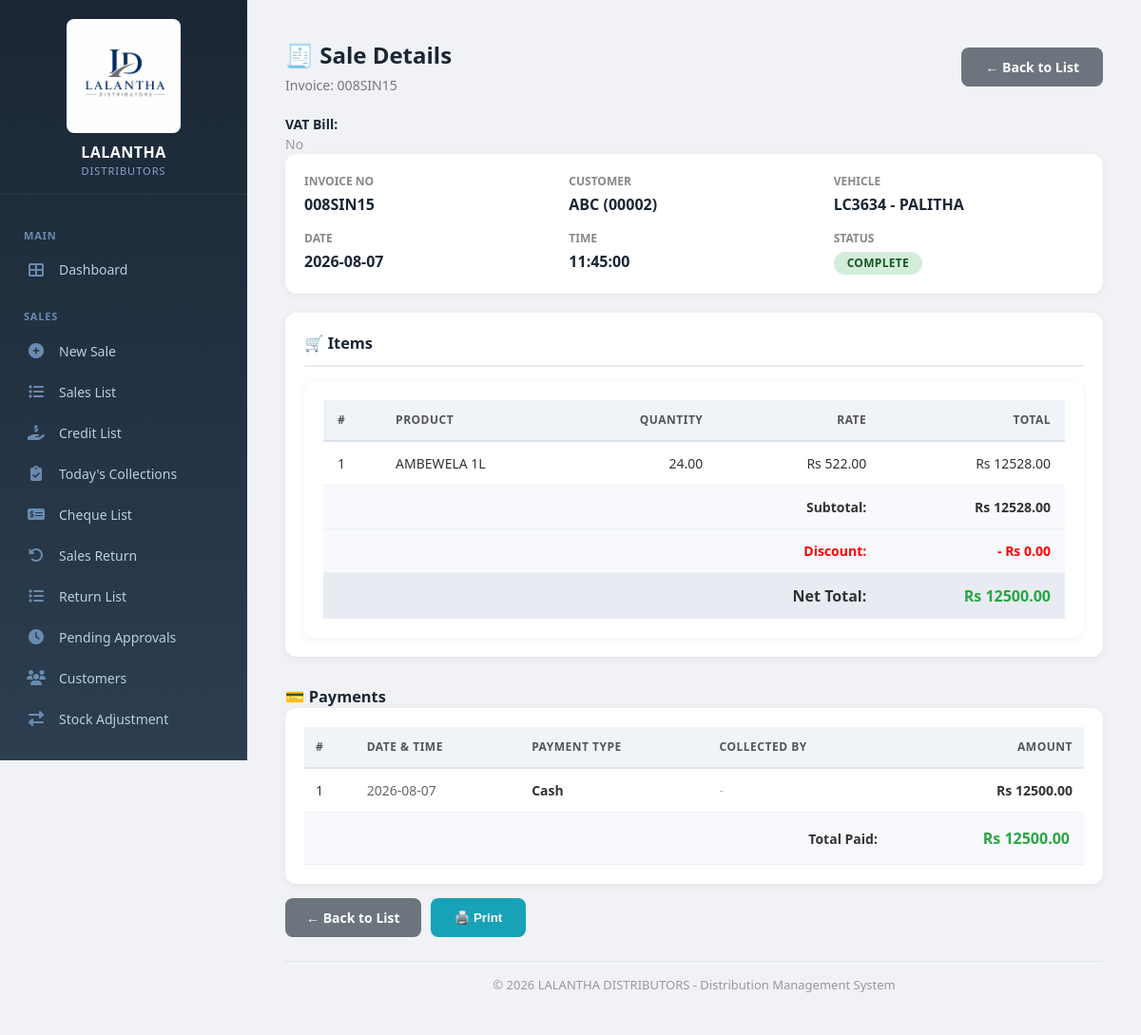
Page /sales-detail/33/ (signed in) on the committed database.
### core/models.py (models this page shows, shortened)
class SalesBill(models.Model):
    STATUS_CHOICES = [
        ('DRAFT', 'Draft'),
        ('PENDING', 'Pending'),      # ✅ ADD THIS
        ('COMPLETED', 'Completed'),
        ('CANCELLED', 'Cancelled'),
    ]
    status = models.CharField(max_length=20, choices=STATUS_CHOICES, default='DRAFT')
    """Header of the sales bill"""
    vehicle = models.ForeignKey(Vehicle, on_delete=models.CASCADE, related_name='bills')
    date = models.DateField(default=date.today)  # ✅ No max/min restrictions
    shop_name = models.CharField(max_length=255)
    shop_code = models.CharField(max_length=50, blank=True, null=True)
    invoice_no = models.CharField(max_length=100, unique=True)
    subtotal = models.DecimalField(max_digits=12, decimal_places=2, default=0)
    discount_total = models.DecimalField(max_digits=12, decimal_places=2, default=0)
    net_total = models.DecimalField(max_digits=12, decimal_places=2, default=0)
    created_at = models.DateTimeField(auto_now_add=True)
    is_vat_bill = models.BooleanField(default=False, help_text="Mark if this is a VAT bill")
    rep = models.ForeignKey('Employee', on_delete=models.SET_NULL, null=True, blank=True, related_name='sales_bills')
    status = models.CharField(max_length=20, choices=[
        ('DRAFT', 'Draft'),
        ('PENDING', 'Pending'),
        ('COMPLETED', 'Completed'),
        ('CANCELLED', 'Cancelled'),
    ], default='DRAFT')
    completed_at = models.DateTimeField(null=True, blank=True)
    completed_by = models.ForeignKey(User, on_delete=models.SET_NULL, null=True, blank=True, related_name='completed_bills')
    RETURN_TYPES = [
        ('NONE', 'No Return'),
        ('GOOD', 'Good Return'),
        ('BAD', 'Bad Return'),
    ]
    is_return = models.BooleanField(default=False)
    return_type = models.CharField(max_length=10, choices=RETURN_TYPES, default='NONE')
    return_reason = models.CharField(max_length=50, blank=True, null=True)
    session = models.ForeignKey(
        'DailySession',
        on_delete=models.SET_NULL,
        null=True,
        blank=True,
        related_name='sales_bills'
    )
    foc_value = models.DecimalField(max_digits=12, decimal_places=2, default=0)  # Track FOC value
    bill_discount_type = models.CharField(max_length=20, choices=[
        ('PERCENTAGE', 'Percentage'),
        ('FIXED', 'Fixed Amount'),
    ], null=True, blank=True)
    bill_discount_value = models.DecimalField(max_digits=10, decimal_places=2, default=0)
    bill_discount_amount = models.DecimalField(max_digits=12, decimal_places=2, default=0)  # Calculated

class Vehicle(models.Model):
    VEHICLE_TYPES = [
        ('Lorry', 'Lorry'),
        ('Van', 'Van'),
        ('Truck', 'Truck'),
        ('Pickup', 'Pickup'),
        ('Tractor', 'Tractor'),
        ('Other', 'Other'),
    ]
    FUEL_TYPES = [
        ('Petrol', 'Petrol'),
        ('Diesel', 'Diesel'),
        ('Electric', 'Electric'),
        ('Hybrid', 'Hybrid'),
    ]
    STATUS_CHOICES = [
        ('ACTIVE', 'Active'),
        ('INACTIVE', 'Inactive'),
        ('MAINTENANCE', 'Under Maintenance'),
    ]
    vehicle_number = models.CharField(max_length=50, unique=True, help_text="e.g., LC-3634")
    vehicle_type = models.CharField(max_length=20, choices=VEHICLE_TYPES, default='Lorry')
    driver_name = models.CharField(max_length=100, help_text="Current driver name")
    is_active = models.BooleanField(default=True)
    status = models.CharField(max_length=20, choices=STATUS_CHOICES, default='ACTIVE')
    registration_number = models.CharField(max_length=50, blank=True, null=True)
    registration_expiry = models.DateField(null=True, blank=True)
    insurance_expiry = models.DateField(null=True, blank=True)
    last_service_date = models.DateField(null=True, blank=True)
    mileage = models.DecimalField(max_digits=12, decimal_places=2, null=True, blank=True, help_text="Current odometer reading")
    fuel_type = models.CharField(max_length=20, choices=FUEL_TYPES, default='Diesel')
    capacity = models.DecimalField(max_digits=10, decimal_places=2, null=True, blank=True, help_text="Weight capacity in tons or volume in liters")
    notes = models.TextField(blank=True, null=True)
    purchase_date = models.DateField(null=True, blank=True)
    purchase_price = models.DecimalField(max_digits=12, decimal_places=2, null=True, blank=True)
    current_value = models.DecimalField(max_digits=12, decimal_places=2, null=True, blank=True, help_text="Optional depreciated value")
    created_at = models.DateTimeField(auto_now_add=True)
    updated_at = models.DateTimeField(auto_now=True)
    class Meta:
        ordering = ['vehicle_number']

class SalesItem(models.Model):
    bill = models.ForeignKey(SalesBill, on_delete=models.CASCADE, related_name='items')
    product = models.ForeignKey(Product, on_delete=models.CASCADE)
    quantity = models.DecimalField(max_digits=12, decimal_places=2)
    rate = models.DecimalField(max_digits=12, decimal_places=2)
    total = models.DecimalField(max_digits=12, decimal_places=2)
    is_foc = models.BooleanField(default=False)
    discount_type = models.CharField(max_length=20, choices=[
        ('PERCENTAGE', 'Percentage'),
        ('FIXED', 'Fixed Amount'),
    ], null=True, blank=True)
    discount_value = models.DecimalField(max_digits=10, decimal_places=2, default=0)
    discounted_rate = models.DecimalField(max_digits=12, decimal_places=2, default=0)
    RETURN_TYPES = [
        ('NONE', 'No Return'),
        ('GOOD', 'Good Return'),
        ('BAD', 'Bad Return'),
    ]
    is_return = models.BooleanField(default=False)
    return_type = models.CharField(max_length=10, choices=SalesBill.RETURN_TYPES, default='NONE')
    return_reason = models.CharField(max_length=50, blank=True, null=True)

class Product(models.Model):
    name = models.CharField(max_length=200)
    code = models.CharField(max_length=50, unique=True)
    category = models.ForeignKey('Category', on_delete=models.SET_NULL, null=True, blank=True)
    unit = models.CharField(max_length=20)
    cost_price = models.DecimalField(max_digits=15, decimal_places=2, default=0)
    selling_price = models.DecimalField(max_digits=15, decimal_places=2, default=0)
    description = models.TextField(blank=True, null=True)
    notes = models.TextField(blank=True, null=True)
    is_active = models.BooleanField(default=True)
    created_at = models.DateTimeField(auto_now_add=True)
    updated_at = models.DateTimeField(auto_now=True)

class Payment(models.Model):
    PAYMENT_TYPES = [
        ('Cash', 'Cash'),
        ('Credit', 'Credit'),
        ('Cheque', 'Cheque'),
    ]
    bill = models.ForeignKey(SalesBill, on_delete=models.CASCADE, related_name='payments')
    type = models.CharField(max_length=10, choices=PAYMENT_TYPES)
    amount = models.DecimalField(max_digits=12, decimal_places=2)
    payment_date = models.DateField(null=True, blank=True)
    is_reversed = models.BooleanField(default=False)
    reversed_at = models.DateTimeField(blank=True, null=True)
    reversed_by = models.ForeignKey(User, on_delete=models.SET_NULL, null=True, blank=True, related_name='reversed_payments')
    reversed_cheque = models.ForeignKey('Cheque', on_delete=models.SET_NULL, null=True, blank=True)
    collected_by_vehicle = models.ForeignKey(
        'Vehicle',
        on_delete=models.SET_NULL,
        null=True,
        blank=True,
        related_name='payments_collected'
    )
    created_at = models.DateTimeField(auto_now_add=True)

### core/decorators.py (the view)
        def wrapper(request, *args, **kwargs):
            if not request.user.is_authenticated:
                messages.error(request, 'Please login first.')
                return redirect('/login/')  # ✅ Always returns
            try:
                profile = request.user.profile
                if profile.has_permission(permission):
                    return view_func(request, *args, **kwargs)  # ✅ Returns view response
                else:
                    messages.error(request, f'You do not have permission to access this page. Required: {permission}')
                    return redirect('/reports/')  # ✅ Always returns
            except UserProfile.DoesNotExist:
                messages.error(request, 'User profile not found. Please contact admin.')
                return redirect('/logout/')  # ✅ Always returns

### core/templates/core/sales_detail.html (shortened to what this page needs)
{% extends 'core/base.html' %}
{% load static %}
{% block content %}
<div class="container">
    <div class="page-title">
        <div>
            <h2>🧾 Sale Details</h2>
            <span class="subtitle">Invoice: {{ bill.invoice_no }}</span>
        </div>
        <a href="/sales-list/" class="btn" style="background:#6c757d;">← Back to List</a>
    </div>
    <div><strong>VAT Bill:</strong><br>
        {% if bill.is_vat_bill %}
            <span style="color:#28a745; font-weight:600;">🧾 YES</span>
        {% else %}
            <span style="color:#999;">No</span>
        {% endif %}
    </div>
    <div class="card">
        <div class="info-grid">
            <div class="item">
                <div class="label">Invoice No</div>
                <div class="value">{{ bill.invoice_no }}</div>
            </div>
            <div class="item">
                <div class="label">Customer</div>
                <div class="value">{{ bill.shop_name }}{% if bill.shop_code %} ({{ bill.shop_code }}){% endif %}</div>
            </div>
            <div class="item">
                <div class="label">Vehicle</div>
                <div class="value">{{ bill.vehicle.vehicle_number }} - {{ bill.vehicle.driver_name }}</div>
            </div>
            <div class="item">
                <div class="label">Date</div>
                <div class="value">{{ bill.date|date:"Y-m-d" }}</div>
            </div>
            <div class="item">
                <div class="label">Time</div>
                <div class="value">{{ bill.created_at|date:"H:i:s" }}</div>
            </div>
            <div class="item">
                <div class="label">Status</div>
                <div class="value">
                    <span class="badge-status {{ status|lower }}">
                        {{ status }}
                    </span>
                </div>
            </div>
        </div>
    </div>
    <div class="card">
        <h3>🛒 Items</h3>
        <div class="table-container">
            <table>
                <thead>
                    <tr>
                        <th>#</th>
                        <th>Product</th>
                        <th style="text-align:right;">Quantity</th>
                        <th style="text-align:right;">Rate</th>
                        <th style="text-align:right;">Total</th>
                    </tr>
                </thead>
                <tbody>
                    {% for item in items %}
                    <tr>
                        <td>{{ forloop.counter }}</td>
                        <td>{{ item.product.name }}</td>
                        <td style="text-align:right;">{{ item.quantity|floatformat:2 }}</td>
                        <td style="text-align:right;">Rs {{ item.rate|floatformat:2 }}</td>
                        <td style="text-align:right;">Rs {{ item.total|floatformat:2 }}</td>
                    </tr>
                    {% endfor %}
                    <tr class="total-row">
                        <td colspan="3"></td>
                        <td style="text-align:right;">Subtotal:</td>
                        <td style="text-align:right;">Rs {{ bill.subtotal|floatformat:2 }}</td>
                    </tr>
                    <tr class="total-row">
                        <td colspan="3"></td>
                        <td style="text-align:right;color:red;">Discount:</td>
                        <td style="text-align:right;color:red;">- Rs {{ bill.discount_total|floatformat:2 }}</td>
                    </tr>
                    <tr class="total-row" style="background:#e8ecf2;">
                        <td colspan="3"></td>
                        <td style="text-align:right;font-size:16px;">Net Total:</td>
                        <td style="text-align:right;font-size:16px;color:#28a745;">Rs {{ bill.net_total|floatformat:2 }}</td>
                    </tr>
                </tbody>
            </table>
        </div>
    </div>
    <h3 style="margin-top:30px;">💳 Payments</h3>
    <div class="table-container" style="overflow-x:auto;">
        <table style="width:100%; border-collapse:collapse; font-size:14px;">
            <thead>
                <tr style="background:#f8f9fc; text-align:left;">
                    <th style="padding:12px; border-bottom:2px solid #e0e4eb;">#</th>
                    <th style="padding:12px; border-bottom:2px solid #e0e4eb;">Date & Time</th>
                    <th style="padding:12px; border-bottom:2px solid #e0e4eb;">Payment Type</th>
                    <th style="padding:12px; border-bottom:2px solid #e0e4eb;">Collected By</th>
                    <th style="padding:12px; border-bottom:2px solid #e0e4eb; text-align:right;">Amount</th>
                </tr>
            </thead>
            <tbody>
                {% for payment in payments %}
                <tr>
                    <td style="padding:12px; border-bottom:1px solid #edf1f7;">{{ forloop.counter }}</td>
                    <td style="padding:12px; border-bottom:1px solid #edf1f7; color:#666;">
                        {{ payment.payment_date|default:payment.bill.date|date:"Y-m-d" }}
                    </td>
                    <td style="padding:12px; border-bottom:1px solid #edf1f7;">
                        <strong>{{ payment.type }}</strong>
                    </td>
                    <td style="padding:12px; border-bottom:1px solid #edf1f7;">
                        {% if payment.collected_by_vehicle %}
                            🚛 {{ payment.collected_by_vehicle.vehicle_number }}
                        {% else %}
                            <span style="color:#bbb;">-</span>
                        {% endif %}
                    </td>
                    <td style="padding:12px; border-bottom:1px solid #edf1f7; text-align:right; font-weight:600;">
                        Rs {{ payment.amount|floatformat:2 }}
                    </td>
                </tr>
                {% empty %}
                <tr>
                    <td colspan="5" style="padding:20px; text-align:center; color:#999;">No payments recorded yet.</td>
                </tr>
                {% endfor %}
            </tbody>
            <tfoot>
                <tr style="background:#f8f9fc; font-weight:700;">
                    <td colspan="4" style="padding:15px; text-align:right;">Total Paid:</td>
                    <td style="padding:15px; text-align:right; color:#28a745; font-size:16px;">
                        Rs {{ total_paid|floatformat:2 }}
                    </td>
                </tr>
            </tfoot>
        </table>
    </div>
    <div class="btn-group no-print">
        <a href="/sales-list/" class="btn" style="background:#6c757d;">← Back to List</a>
        <button onclick="window.print()" class="btn-print">🖨️ Print</button>
    </div>
    <div class="footer">
        &copy; {% now "Y" %} LALANTHA DISTRIBUTORS - Distribution Management System
    </div>
</div>
{% endblock %}

### rows in the picture
SalesBill: invoice_no "008SIN15", shop_name "ABC", shop_code "00002", vehicle.vehicle_number "LC3634", vehicle.driver_name "PALITHA", date "2026-08-07", created_at "11:45:00", subtotal "12528.00", discount_total "0.00", net_total "12500.00"
SalesItem: product.name "AMBEWELA 1L", quantity "24.00", rate "522.00", total "12528.00"
Payment: payment_date "2026-08-07", type "Cash", amount "12500.00"

### other values in the picture
{{ status }} "COMPLETE"
{{ total_paid|floatformat:2 }} "12500.00"
